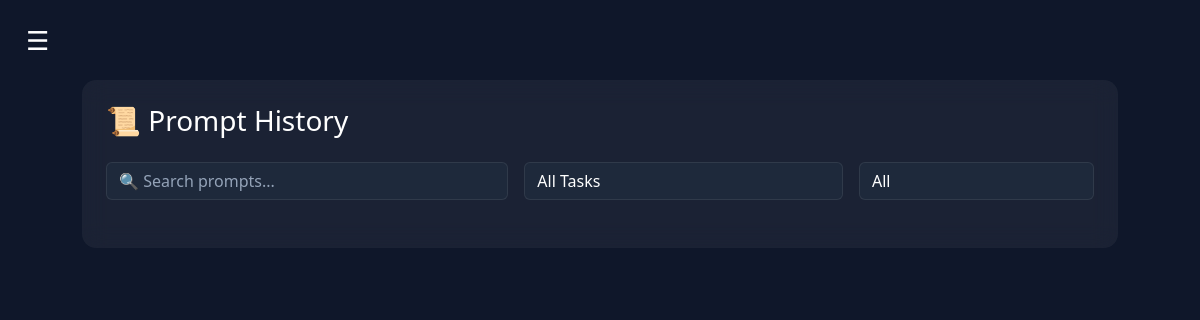
The page /history/ (signed in) on the database as committed earlier.
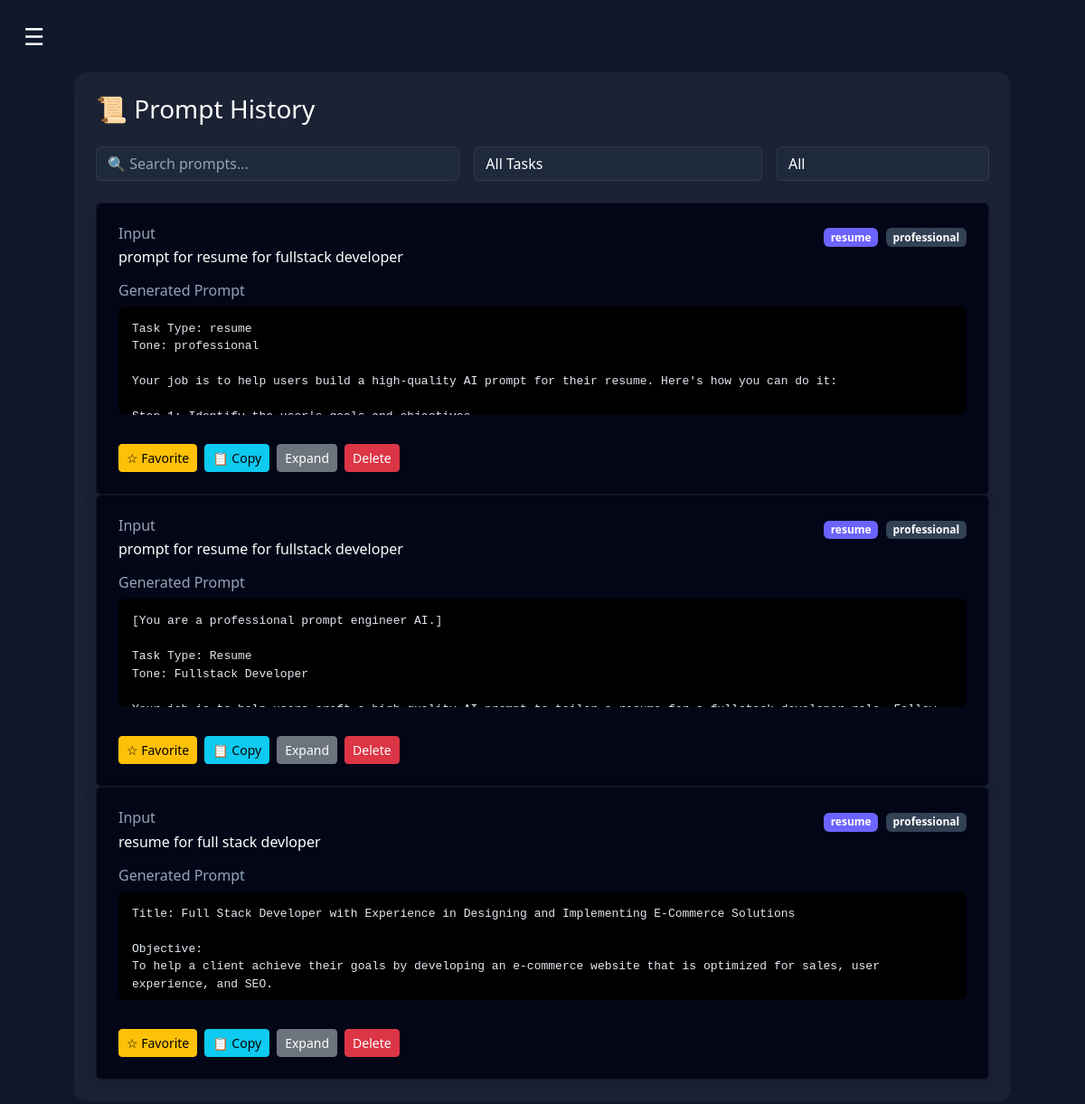
The same page on the database as committed later.
### core/models.py (models this page shows, shortened)
class PromptHistory(models.Model):
    user = models.ForeignKey(User, on_delete=models.CASCADE)
    user_input = models.TextField()
    task_type = models.CharField(max_length=50)
    tone = models.CharField(max_length=50)
    generated_prompt = models.TextField()
    is_favorite = models.BooleanField(default=False)
    created_at = models.DateTimeField(auto_now_add=True)

### core/views.py (the view)
# urls.py: path('history/', views.history, name='history'),
@login_required
def history(request):
    prompts = PromptHistory.objects.filter(user=request.user).order_by('-created_at')
    return render(request, "history.html", {"prompts": prompts})

### core/templates/history.html (shortened to what this page needs)
{% extends "base.html" %}
{% block content %}
<div class="container">
<div class="glass p-4 history-wrapper">
<div class="d-flex justify-content-between align-items-center mb-4 flex-wrap gap-2">
<h3 class="mb-0">📜 Prompt History</h3>
</div>
<div class="row g-3 mb-4">
<div class="col-md-5">
<input type="text"
id="searchInput"
class="form-control"
placeholder="🔍 Search prompts...">
</div>
<div class="col-md-4">
<select id="taskFilter" class="form-select">
<option value="">All Tasks</option>
</select>
</div>
<div class="col-md-3">
<select id="favFilter" class="form-select">
<option value="">All</option>
</select>
</div>
</div>
<div id="promptContainer">
{% for p in prompts %}
<div class="prompt-card"
data-task="{{p.task_type|lower}}"
data-fav="{{p.is_favorite|lower}}">
<div class="card prompt-card-inner p-4 shadow">
<div class="d-flex justify-content-between flex-wrap gap-2">
<div class="flex-grow-1">
<h6 class="text-muted mb-1">Input</h6>
<p class="mb-0">{{ p.user_input }}</p>
</div>
<div>
<span class="badge bg-primary me-1">
{{ p.task_type }}
</span>
<span class="badge bg-secondary">
{{ p.tone }}
</span>
</div>
</div>
<h6 class="mt-3 text-muted">Generated Prompt</h6>
<pre class="prompt-box">{{ p.generated_prompt }}</pre>
<div class="mt-3 d-flex flex-wrap gap-2">
<a href="/favorite/{{p.id}}/"
class="btn btn-warning btn-sm">
{% if p.is_favorite %}
★ Favorited
{% else %}
☆ Favorite
{% endif %}
</a>
<button class="btn btn-info btn-sm"
onclick="copyText(`{{p.generated_prompt|escapejs}}`)">
📋 Copy
</button>
<button class="btn btn-secondary btn-sm"
onclick="togglePrompt(this)">
Expand
</button>
<form action="{% url 'delete_prompt' p.id %}" method="post" style="display:inline;">
<button class="btn btn-danger btn-sm"
onclick="return confirm('Delete this prompt?')">
Delete
</button>
</form>
</div>
</div>
</div>
{% endfor %}
</div>
</div>
</div>
{% endblock %}

### core/templates/base.html (shortened to what this page needs)
<!DOCTYPE html>
<html>
<head>
<link href="https://cdn.jsdelivr.net/npm/bootstrap@5.3.0/dist/css/bootstrap.min.css" rel="stylesheet">
</head>
<body>
<div id="particles-js"></div>
<button class="menu-btn" onclick="toggleSidebar()">☰</button>
<div class="page-content">
{% block content %}
{% endblock %}
</div>
</body>
</html>

### core/templates/base.html (style rules this page uses)
body { background:#0f172a; color:white; margin:0; font-family:system-ui; min-height:100vh; }
#particles-js { position:fixed; width:100%; height:100%; top:0; left:0; z-index:-1; }
.menu-btn { position:fixed; top:20px; left:20px; font-size:26px; background:none; border:none; color:white; cursor:pointer; z-index:1000; }
.page-content { padding:80px 20px 40px 20px; max-width:1100px; margin:auto; }

### core/templates/history.html (style rules this page uses)
.glass { background:rgba(255,255,255,0.05); backdrop-filter:blur(12px); border-radius:14px; }
.form-control, .form-select { background:#1e293b !important; border:1px solid rgba(255,255,255,0.08) !important; color:white !important; }
.form-control::placeholder { color:#94a3b8; }
.prompt-card-inner { background:#020617 !important; color:white !important; border:1px solid rgba(255,255,255,0.06); transition:0.25s; }
.prompt-box { max-height:120px; overflow:hidden; background:#000; padding:15px; border-radius:8px; font-size:13px; white-space:pre-wrap; transition:max-height 0.3s ease; color:#e2e8f0; }
.text-muted { color:#94a3b8 !important; }
.badge.bg-primary { background:#6C63FF !important; }
.badge.bg-secondary { background:#334155 !important; }
#searchInput { background:#1e293b !important; color:white !important; }
select option { background:#1e293b; color:white; }

Rows that differ between the two databases and show on the page:
added PromptHistory: user_input "prompt for resume for fullstack developer", task_type "resume", tone "professional", generated_prompt "Task Type: resume Tone: professional Your job is to help users build a high-quality AI prompt for their resume. Here's how you can do it:…", is_favorite "☆ Favorite"
added PromptHistory: user_input "prompt for resume for fullstack developer", task_type "resume", tone "professional", generated_prompt "[You are a professional prompt engineer AI.] Task Type: Resume Tone: Fullstack Developer…", is_favorite "☆ Favorite"
added PromptHistory: user_input "resume for full stack devloper", task_type "resume", tone "professional", generated_prompt "Title: Full Stack Developer with Experience in Designing and Implementing E-Commerce Solutions Objective: To help a client achieve their goals by developing an e-commerce website that is optimized for sales, user experience, and SEO.…", is_favorite "☆ Favorite"
